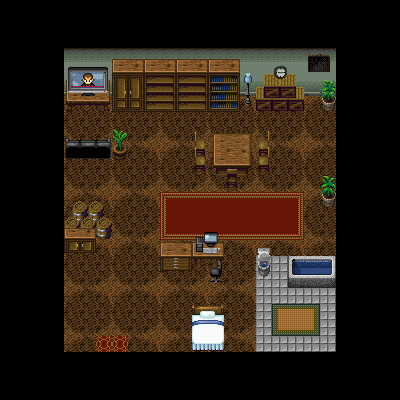

Rendered tile map (Tiled .tmx) drawn with the repository's tilesets; below, a short description and the map source with its tile grids summarised:
An orthogonal 25x25 tile map with 16x16 px tiles, 4 tile layers (floor, Walls, elements, tv), 3 tilesets and 26 objects (21x collision, exit_house, spawn_house, robin_path1, robin_path2, ...).

<map version="1.8" tiledversion="1.8.0" orientation="orthogonal" renderorder="right-down" width="25" height="25" tilewidth="16" tileheight="16" infinite="0" nextlayerid="7" nextobjectid="30">
 <tileset firstgid="1" source="Tiles_VeniaIndoor.tsx" />
 <tileset firstgid="781" source="Tiles_VeniaNightmare.tsx" />
 <tileset firstgid="1291" source="Tiles_VeniaOutdoor.tsx" />
 <layer id="2" name="floor" width="25" height="25">
  <data>[625 cells, 272 non-empty, 16 distinct tile ids]</data>
 </layer>
 <layer id="1" name="Walls" width="25" height="25">
  <data>[625 cells, 127 non-empty, 4 distinct tile ids]</data>
 </layer>
 <layer id="3" name="elements" width="25" height="25">
  <data>[625 cells, 135 non-empty, 114 distinct tile ids]</data>
 </layer>
 <layer id="4" name="tv" width="25" height="25">
  <data>[625 cells, 23 non-empty, 23 distinct tile ids]</data>
 </layer>
 <objectgroup id="5" name="object">
  <object id="1" name="exit_house" x="95" y="335" width="32.5" height="16" />
  <object id="2" name="spawn_house" x="164.833" y="320.833">
   <point />
  </object>
  <object id="3" type="collision" x="48" y="31.5" width="15" height="337.5" />
  <object id="4" type="collision" x="47.5" y="31.5" width="304" height="17.5" />
  <object id="5" type="collision" x="48" y="351.5" width="303.5" height="16.5" />
  <object id="6" type="collision" x="336.5" y="31.5" width="15.5" height="335.5" />
  <object id="7" type="collision" x="63" y="50" width="177.5" height="62" />
  <object id="8" type="collision" x="240" y="49.5" width="15" height="57" />
  <object id="9" type="collision" x="255" y="48.5" width="48" height="61.5" />
  <object id="10" type="collision" x="304" y="47.5" width="16.5" height="46.5" />
  <object id="11" type="collision" x="321" y="49" width="15.5" height="64" />
 </objectgroup>
 <objectgroup id="6" name="NPCPaths">
  <object id="14" name="robin_path1" x="173.333" y="204" width="16" height="16.6667" />
  <object id="15" name="robin_path2" x="286.667" y="204" width="16.6667" height="17.3333" />
  <object id="16" type="collision" x="65.3333" y="138" width="46.6667" height="21.3333" />
  <object id="17" type="collision" x="112" y="128" width="16" height="30.6667" />
  <object id="18" type="collision" x="191.333" y="127.333" width="81.3333" height="49.3333" />
  <object id="19" type="collision" x="222" y="164.667" width="18.6667" height="27.3333" />
  <object id="20" type="collision" x="320" y="175.333" width="15.3333" height="32.6667" />
  <object id="21" type="collision" x="63.3333" y="200" width="48" height="38.6667" />
  <object id="22" type="collision" x="64.6667" y="225.333" width="31.3333" height="27.3333" />
  <object id="23" type="collision" x="191.333" y="303.333" width="33.3333" height="47.3333" />
  <object id="24" type="collision" x="160.667" y="242" width="62.6667" height="32" />
  <object id="25" type="collisions" x="196" y="233.333" width="28.6667" height="50.6667" visible="0" />
  <object id="26" type="collision" x="256" y="245.333" width="15.3333" height="33.3333" />
  <object id="27" type="collision" x="287.333" y="254.667" width="49.3333" height="34.6667" />
  <object id="29" type="collision" x="194.667" y="230.667" width="29.3333" height="54" />
 </objectgroup>
</map>
